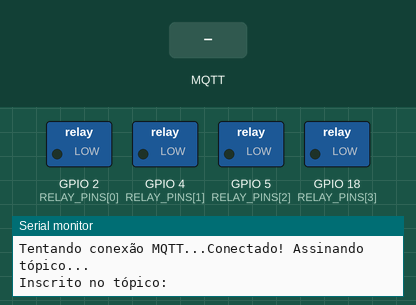
Recording of a sketch running on a simulated ESP32. On the bench: switched loads named in the sketch (green lamp = pin HIGH), the last lines printed to the serial monitor. The test bench sets the inputs (shaded band). WiFi joins after 1.5 s; servers stay silent unless stated; no MQTT or app messages arrive unless stated.

Above: at 3.7 s.
3.8 s: MQTT message "5" arrives on the first subscribed topic
At 5.0 s:
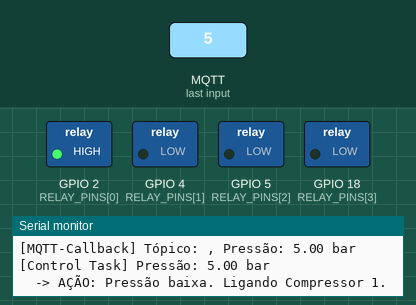
5.3 s: MQTT message "1" arrives on the first subscribed topic
At 6.5 s:
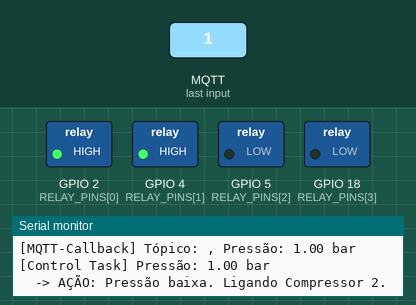
6.8 s: MQTT message "90" arrives on the first subscribed topic
At 8.0 s:
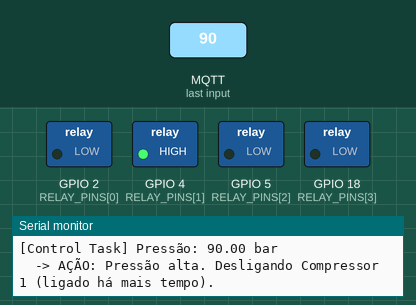
8.3 s: MQTT message "0" arrives on the first subscribed topic
At 9.3 s:
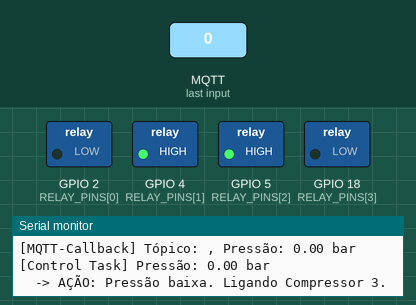
9.8 s: MQTT message "200" arrives on the first subscribed topic
At 10.7 s:
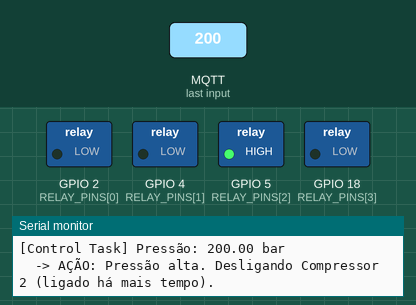
11.3 s: MQTT message "on" arrives on the first subscribed topic
At 11.9 s:
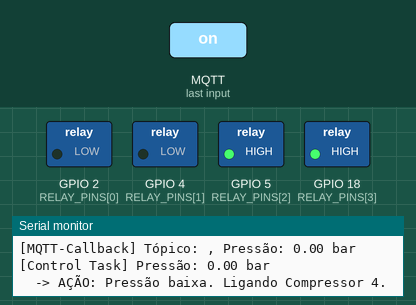
Timing chart, 0 to 13.8 s (numbered marks = the images above; inputs shaded):
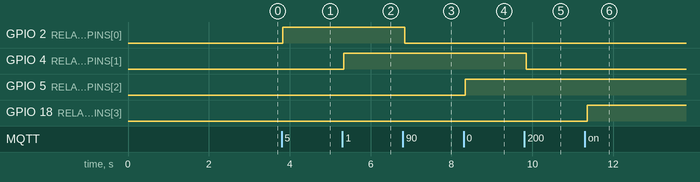

Measured:
- after the input at 3.8 s, GPIO 2 (RELAY_PINS[0]): LOW → HIGH at once
- after the input at 5.3 s, GPIO 4 (RELAY_PINS[1]): LOW → HIGH at once
- after the input at 6.8 s, GPIO 2 (RELAY_PINS[0]): HIGH → LOW at once
- after the input at 8.3 s, GPIO 5 (RELAY_PINS[2]): LOW → HIGH at once
- after the input at 9.8 s, GPIO 4 (RELAY_PINS[1]): HIGH → LOW after 0.05 s
- after the input at 11.3 s, GPIO 18 (RELAY_PINS[3]): LOW → HIGH after 0.05 s

The sketch:

compressorAutomation.ino
```cpp
// REQUISITO DE TEMPO REAL: Inclusão das bibliotecas do FreeRTOS
#include "freertos/FreeRTOS.h"
#include "freertos/task.h"
#include "freertos/queue.h"

#include <WiFi.h>
#include <PubSubClient.h>


// Wi-Fi
const char* ssid = "";
const char* password = "";

// MQTT
const char* mqtt_server = "";
const int mqtt_port = 1883;
const char* mqtt_topic = "";

// --- ARQUITETURA DE HARDWARE ---
#define NUM_COMPRESSORS 4
// Mapeia os pinos GPIO para cada relé de compressor
const int RELAY_PINS[NUM_COMPRESSORS] = {2, 4, 5, 18};

// --- LÓGICA DE CONTROLE INTELIGENTE ---
#define PRESSAO_LIGA_COMPRESSOR   7.0
#define PRESSAO_DESLIGA_COMPRESSOR 9.0

// --- CONFIGURAÇÕES DE TEMPO REAL ---
#define CONTROL_TASK_PRIORITY 2
#define MQTT_TASK_PRIORITY    1

// --- CONFIGURAÇÕES DE REDE ---
#define MQTT_KEEPALIVE 60
#define MQTT_SOCKET_TIMEOUT 30
#define MAX_RECONNECT_DELAY 30000 // 30 segundos máximo
#define INITIAL_RECONNECT_DELAY 1000 // 1 segundo inicial

// --- OBJETOS E VARIÁVEIS GLOBAIS ---
WiFiClient espClient;
PubSubClient client(espClient);
QueueHandle_t pressureDataQueue;

// Variáveis para gerenciar o rodízio e o tempo de operação dos compressores
int nextCompressorToTurnOn = 0; // Índice do próximo compressor a ser ligado
unsigned long compressorOnTime[NUM_COMPRESSORS] = {0}; // Armazena quando cada compressor foi ligado

// --- DECLARAÇÃO DAS TAREFAS E CALLBACKS ---
void taskControlLogic(void *parameter);
void taskMqttHandler(void *parameter);
void mqttCallback(char* topic, byte* payload, unsigned int length);
bool reconnectMQTT(int &reconnectAttempts);

// ================================================================= //
//                            SETUP                                  //
// ================================================================= //
void setup() {
  Serial.begin(115200);
  delay(1000);

  // Configura todos os pinos de relé como saída e os desliga
  Serial.println("Configurando pinos dos compressores...");
  for (int i = 0; i < NUM_COMPRESSORS; i++) {
    pinMode(RELAY_PINS[i], OUTPUT);
    digitalWrite(RELAY_PINS[i], LOW);
  }

  // Conexão Wi-Fi
  Serial.print("Atuador conectando ao Wi-Fi...");
  WiFi.begin(ssid, password);

  // REQUISITO DE TEMPO REAL: Timeout na conexão WiFi
  unsigned long wifiTimeout = millis();
  while (WiFi.status() != WL_CONNECTED && (millis() - wifiTimeout) < 15000) {
    delay(500);
    Serial.print(".");
  }

  if (WiFi.status() == WL_CONNECTED) {
    Serial.println("\nConectado ao Wi-Fi!");
    Serial.printf("IP: %s, RSSI: %d dBm\n", WiFi.localIP().toString().c_str(), WiFi.RSSI());
  } else {
    Serial.println("\nFalha na conexão WiFi!");
  }

  // Configuração MQTT com timeouts
  client.setServer(mqtt_server, mqtt_port);
  client.setCallback(mqttCallback);
  client.setKeepAlive(MQTT_KEEPALIVE);
  client.setSocketTimeout(MQTT_SOCKET_TIMEOUT);

  // Criação da Fila
  pressureDataQueue = xQueueCreate(5, sizeof(float));

  // Criação das Tarefas
  xTaskCreatePinnedToCore(taskControlLogic, "Control Task", 4096, NULL, CONTROL_TASK_PRIORITY, NULL, 1);
  xTaskCreatePinnedToCore(taskMqttHandler, "MQTT Task", 4096, NULL, MQTT_TASK_PRIORITY, NULL, 0);

  Serial.println("Sistema de controle de 4 compressores iniciado.");
}

// ================================================================= //
//                       CALLBACK DO MQTT                            //
// ================================================================= //
void mqttCallback(char* topic, byte* payload, unsigned int length) {
  // REQUISITO DE TEMPO REAL: Callback mínima, apenas passa o dado para a fila.
  payload[length] = '\0';
  float pressure = atof((char*)payload);

  // Log de diagnóstico
  Serial.printf("[MQTT-Callback] Tópico: %s, Pressão: %.2f bar\n", topic, pressure);

  // Envia para a fila (não bloqueante para não travar a callback)
  BaseType_t xHigherPriorityTaskWoken = pdFALSE;
  xQueueSendFromISR(pressureDataQueue, &pressure, &xHigherPriorityTaskWoken);

  if (xHigherPriorityTaskWoken == pdTRUE) {
    portYIELD_FROM_ISR();
  }
}

// ================================================================= //
//               FUNÇÃO DE RECONEXÃO MQTT ROBUSTA                   //
// ================================================================= //
bool reconnectMQTT(int &reconnectAttempts) {
  Serial.print("Tentando conexão MQTT...");

  // Backoff exponencial para reconexão
  int reconnectDelay = min(INITIAL_RECONNECT_DELAY * (1 << min(reconnectAttempts, 10)), MAX_RECONNECT_DELAY);

  // Verifica qualidade do sinal WiFi
  if (WiFi.RSSI() < -85) {
    Serial.printf(" Sinal WiFi fraco (RSSI: %d dBm). ", WiFi.RSSI());
  }

  if (client.connect("ESP32_CompressorController")) {
    Serial.println("Conectado! Assinando tópico...");

    if (client.subscribe(mqtt_topic)) {
      Serial.printf("Inscrito no tópico: %s\n", mqtt_topic);
      reconnectAttempts = 0; // Reset do contador
      return true;
    } else {
      Serial.println("Falha na inscrição do tópico!");
      return false;
    }
  } else {
    Serial.printf("Falha (tentativa %d). Próxima tentativa em %d ms\n",
                  reconnectAttempts + 1, reconnectDelay);
    reconnectAttempts = min(reconnectAttempts + 1, 15); // Limita a 15 tentativas
    return false;
  }
}

// ================================================================= //
//              TAREFA DE REDE/MQTT (BAIXA PRIORIDADE)               //
// ================================================================= //
void taskMqttHandler(void *parameter) {
  Serial.println("Tarefa MQTT (Prio Baixa) iniciada.");
  int reconnectAttempts = 0;
  unsigned long lastWifiCheck = 0;
  const unsigned long WIFI_CHECK_INTERVAL = 10000; // Verifica WiFi a cada 10 segundos

  for (;;) {
    unsigned long currentTime = millis();

    // Verifica periodicamente o estado do WiFi
    if (currentTime - lastWifiCheck > WIFI_CHECK_INTERVAL) {
      if (WiFi.status() != WL_CONNECTED) {
        Serial.println("WiFi desconectado. Tentando reconectar...");
        WiFi.reconnect();

        // Aguarda reconexão WiFi com timeout
        unsigned long wifiReconnectTimeout = millis();
        while (WiFi.status() != WL_CONNECTED && (millis() - wifiReconnectTimeout) < 10000) {
          vTaskDelay(pdMS_TO_TICKS(500));
        }

        if (WiFi.status() == WL_CONNECTED) {
          Serial.println("WiFi reconectado!");
          reconnectAttempts = 0; // Reset das tentativas MQTT
        } else {
          Serial.println("Falha na reconexão WiFi!");
        }
      }
      lastWifiCheck = currentTime;
    }

    // Gestão da conexão MQTT
    if (!client.connected()) {
      if (WiFi.status() == WL_CONNECTED) {
        if (!reconnectMQTT(reconnectAttempts)) {
          // Aguarda o delay calculado antes da próxima tentativa
          int delayTime = min(INITIAL_RECONNECT_DELAY * (1 << min(reconnectAttempts, 10)), MAX_RECONNECT_DELAY);
          vTaskDelay(pdMS_TO_TICKS(delayTime));
          continue; // Volta ao início do loop para verificar WiFi novamente
        }
      } else {
        Serial.println("WiFi não conectado. Aguardando...");
        vTaskDelay(pdMS_TO_TICKS(5000));
        continue;
      }
    }

    // REQUISITO DE TEMPO REAL: Processa mensagens MQTT
    client.loop();
    vTaskDelay(pdMS_TO_TICKS(50)); // Delay otimizado para balance entre responsividade e CPU
  }
}

// ================================================================= //
//               TAREFA DE CONTROLE (ALTA PRIORIDADE)                //
// ================================================================= //
void taskControlLogic(void *parameter) {
  Serial.println("Tarefa de Controle (Prio Alta) iniciada.");
  float receivedPressure;

  for (;;) {
    // REQUISITO DE TEMPO REAL: Bloqueia aguardando dados, sem consumir CPU.
    if (xQueueReceive(pressureDataQueue, &receivedPressure, portMAX_DELAY) == pdTRUE) {
      Serial.printf("[Control Task] Pressão: %.2f bar\n", receivedPressure);

      // --- LÓGICA DE CONTROLE PARA 4 COMPRESSORES ---

      // CONDIÇÃO PARA LIGAR UM COMPRESSOR
      if (receivedPressure <= PRESSAO_LIGA_COMPRESSOR) {
        bool compressorLigado = false;
        // Tenta ligar o próximo compressor na sequência de rodízio
        for (int i = 0; i < NUM_COMPRESSORS; i++) {
          int compressorIndex = (nextCompressorToTurnOn + i) % NUM_COMPRESSORS;
          if (digitalRead(RELAY_PINS[compressorIndex]) == LOW) {
            Serial.printf("  -> AÇÃO: Pressão baixa. Ligando Compressor %d.\n", compressorIndex + 1);
            digitalWrite(RELAY_PINS[compressorIndex], HIGH);
            compressorOnTime[compressorIndex] = millis(); // Registra o tempo que foi ligado
            nextCompressorToTurnOn = (compressorIndex + 1) % NUM_COMPRESSORS; // Atualiza o próximo da fila
            compressorLigado = true;
            break; // Liga apenas um por ciclo de decisão
          }
        }
        if (!compressorLigado) {
          Serial.println("  -> INFO: Pressão baixa, mas todos os compressores já estão ligados.");
        }
      }
      // CONDIÇÃO PARA DESLIGAR UM COMPRESSOR
      else if (receivedPressure >= PRESSAO_DESLIGA_COMPRESSOR) {
        int compressorToTurnOff = -1;
        unsigned long longestOnTime = 0;

        // Encontra o compressor que está ligado há mais tempo
        for (int i = 0; i < NUM_COMPRESSORS; i++) {
          if (digitalRead(RELAY_PINS[i]) == HIGH) {
            unsigned long onDuration = millis() - compressorOnTime[i];
            if (onDuration > longestOnTime) {
              longestOnTime = onDuration;
              compressorToTurnOff = i;
            }
          }
        }

        if (compressorToTurnOff != -1) {
          Serial.printf("  -> AÇÃO: Pressão alta. Desligando Compressor %d (ligado há mais tempo).\n", compressorToTurnOff + 1);
          digitalWrite(RELAY_PINS[compressorToTurnOff], LOW);
          compressorOnTime[compressorToTurnOff] = 0; // Reseta o tempo
        } else {
          Serial.println("  -> INFO: Pressão alta, mas todos os compressores já estão desligados.");
        }
      }
      // FAIXA DE HISTERESE: Nenhuma ação é tomada
      else {
        Serial.println("  -> INFO: Pressão na faixa de histerese. Mantendo estado atual.");
      }
    }
  }
}

// ================================================================= //
//                        LOOP PRINCIPAL (VAZIO)                     //
// ================================================================= //
void loop() {
  // O FreeRTOS gerencia a execução de todas as tarefas de forma preemptiva.
}
```
